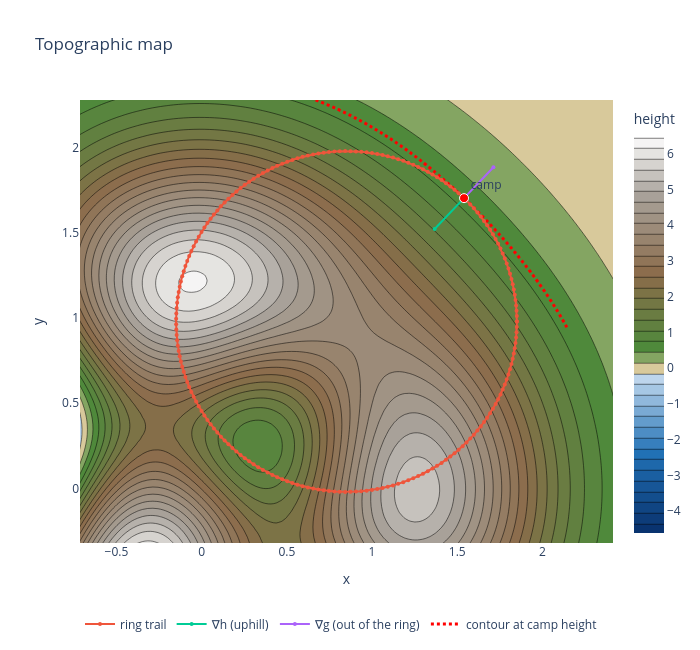

Notebook code cell kept with this figure:
### Code cell
camp = z[:2]
road_points = jax.vmap(road)(jnp.linspace(0, 2 * jnp.pi, 200))
u = grad_h(camp) / jnp.linalg.norm(grad_h(camp))              # uphill, unit length
v = jax.grad(g)(camp) / jnp.linalg.norm(jax.grad(g)(camp))     # out of the ring, unit length

fig = plot_map(f, points={"camp": camp}, show=False,
               paths={"ring trail": road_points,
                      "∇h (uphill)": jnp.stack([camp, camp + 0.25 * u]),
                      "∇g (out of the ring)": jnp.stack([camp, camp + 0.25 * v])})

# zoom window around the ring, whatever its radius
pad = 0.3
x_lim = [float(center[0] - radius - pad), float(center[0] + radius + pad)]
y_lim = [float(center[1] - radius - pad), float(center[1] + radius + pad)]

# the single contour line at the camp's height
xs = jnp.linspace(*x_lim, 200); ys = jnp.linspace(*y_lim, 200)
Zc = jax.vmap(jax.vmap(f))(*jnp.meshgrid(xs, ys))
fig.add_trace(go.Contour(x=xs, y=ys, z=Zc, showscale=False, name="contour at camp height",
                         contours=dict(start=float(height(camp)), end=float(height(camp)), coloring="none"),
                         line=dict(color="red", width=3, dash="dot")))

fig.update_xaxes(range=x_lim); fig.update_yaxes(range=y_lim)
fig.update_layout(legend=dict(orientation="h", y=-0.15))
fig.show()

### Figure 1 — Plotly figure (JSON) as saved in the notebook; plotly's stock layout.template omitted (floating-point values rounded to 4 significant figures; data arrays with more than 128 entries replaced by an {"elided": "..."} marker saying what was removed)
{"data": [{"colorbar": {"dtick": 1, "tick0": 0, "title": {"text": "height"}}, "colorscale": [[0, "#08306b"], [0.1998, "#2171b5"], [0.3996, "#c6dbef"], [0.4006, "#d8c99b"], [0.4265, "#d8c99b"], [0.4534, "#4a8c3a"], [0.65, "#8b6b4a"], [0.85, "#a8a29a"], [1, "#ffffff"]], "contours": {"end": 6.551, "size": 0.3, "start": -4.65}, "showscale": true, "type": "contour", "x": {"elided": "200 float values"}, "y": {"elided": "200 float values"}, "z": {"elided": "200x200 float values"}, "zmax": 6.551, "zmin": -4.611}, {"marker": {"size": 4}, "mode": "lines+markers", "name": "ring trail", "showlegend": true, "type": "scatter", "x": {"elided": "200 float values"}, "y": {"elided": "200 float values"}}, {"marker": {"size": 4}, "mode": "lines+markers", "name": "∇h (uphill)", "showlegend": true, "type": "scatter", "x": [1.54, 1.367], "y": [1.704, 1.523]}, {"marker": {"size": 4}, "mode": "lines+markers", "name": "∇g (out of the ring)", "showlegend": true, "type": "scatter", "x": [1.54, 1.712], "y": [1.704, 1.885]}, {"marker": {"color": "red", "line": {"color": "white", "width": 1}, "size": 9}, "mode": "markers+text", "showlegend": false, "text": ["camp"], "textposition": "top right", "type": "scatter", "x": [1.54], "y": [1.704]}, {"contours": {"coloring": "none", "end": 0.6367, "start": 0.6367}, "line": {"color": "red", "dash": "dot", "width": 3}, "name": "contour at camp height", "showscale": false, "type": "contour", "x": {"elided": "200 float values"}, "y": {"elided": "200 float values"}, "z": {"elided": "200x200 float values"}}], "layout": {"height": 650, "legend": {"orientation": "h", "y": -0.15}, "title": {"text": "Topographic map"}, "width": 700, "xaxis": {"range": [-0.45, 2.15], "title": {"text": "x"}}, "yaxis": {"range": [-0.32, 2.28], "scaleanchor": "x", "title": {"text": "y"}}}}
